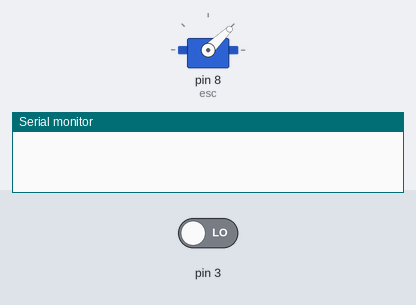
Recording of a sketch running on a simulated Arduino Uno, built with avr-gcc and run on an emulated ATmega328P. Shown: servo, the last lines printed to the serial monitor. Inputs (shaded band) come from the test bench; at power-on: pin 3 LOW.

Above: at 0.1 s.
At 1.1 s:
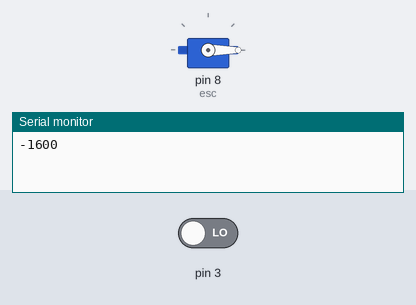
Timing chart, 0 to 2.6 s (numbered marks = the images above):
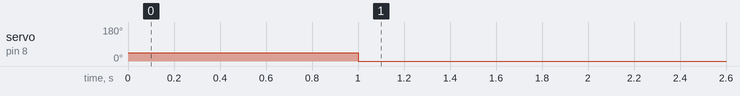

Measured:
- by itself, servo on pin 8 (esc): 44° → 0° at 1.0 s

The sketch:

bldc_control_using_transmitter.ino
```cpp
#include<Servo.h>
Servo esc;
void setup() {
// put your setup code here, to run once:
esc.attach(8);
pinMode(3,INPUT);
esc.writeMicroseconds(1000);
Serial.begin(9600);
}

void loop() {
  // put your main code here, to run repeatedly:
int val;
val=pulseIn(3,HIGH);
val=map(val,1300,1800,1000,2000);
Serial.println(val);
esc.writeMicroseconds(val);
}
```
